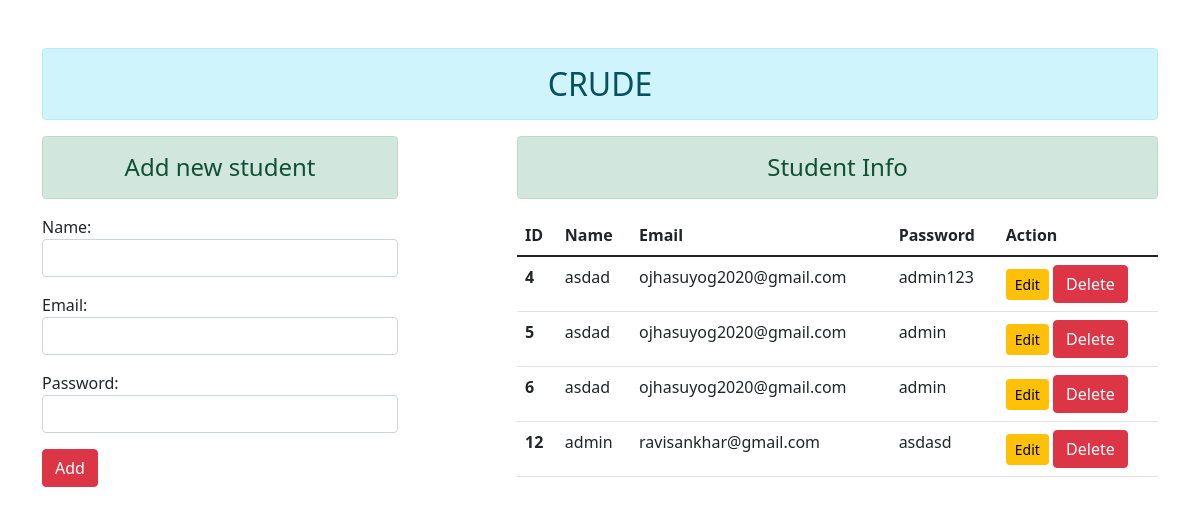
The page / on the database its author committed.
### home/models.py (models this page shows, shortened)
class User(models.Model):
    name = models.CharField(max_length=200)
    email = models.EmailField(max_length=200)
    password = models.CharField(max_length=200)

### home/views.py (the view)
# urls.py: path('', views.add_show, name='addandshow'),
def add_show(request):
    if request.method == 'POST':
        fm = StudentRegestration(request.POST)
        if fm.is_valid():
            nm = fm.cleaned_data['name']
            em = fm.cleaned_data['email']
            pw = fm.cleaned_data['password']
            reg = User(name=nm, email=em, password=pw)
            reg.save()
            fm = StudentRegestration()
    else:
        fm = StudentRegestration()
    stud = User.objects.all()
    return render(request, 'enroll/addandshow.html', {'form': fm, 'stu': stud})

### home/forms.py
class StudentRegestration(forms.ModelForm):
    class Meta:
        model = User
        fields = ['name', 'email', 'password']
        widgets = {
            'name': forms.TextInput(attrs={'class': 'form-control'}),
            'email': forms.EmailInput(attrs={'class': 'form-control'}),
            'password': forms.PasswordInput(render_value=True, attrs={'class': 'form-control'}),
        }

### home/templates/enroll/addandshow.html (shortened to what this page needs)
{% extends 'enroll/base.html' %}
{% block content %}
<div class="row">
    <div class="col-sm-4">
            <h4 class="text-center alert alert-success">Add new student</h4>
            <form method="POST" action="">
            {{form.as_p}}
            <input type="submit" class="btn btn-danger" value="Add">
            </form>
    </div>
    <div class="col-sm-7 offset-1">
        <h4 class="text-center alert alert-success">Student Info</h4>
        {% if stu %}
        <table class="table table-hover">
            <thead>
                <tr>
                    <th scope="col">ID</th>
                    <th scope="col">Name</th>
                    <th scope="col">Email</th>
                    <th scope="col">Password</th>
                    <th scope="col">Action</th>
                </tr>
            </thead>
            <tbody>
                {% for st in stu %}
                <tr>
                    <th scope="row">{{st.id}}</th>
                    <td>{{st.name}}</td>
                    <td>{{st.email}}</td>
                    <td>{{st.password}}</td>
                    <td>
                        <a href="{% url 'updatedata' st.id %}" class="btn btn-warning btn-sm">Edit</a>
                        <form action="{% url 'deletedata' st.id %}" method="POST" class="d-inline">
                            <input type="submit" class="btn btn-danger" value="Delete">
                        </form>
                    </td>
                </tr>
                {% endfor %}
            </tbody>
        </table>
        {% else %}
        <h4 <i class="text-center alert alert-warning">No Record</i>></h4>
        {% endif %}
    </div>
</div>
{% endblock content %}

### home/templates/enroll/base.html (shortened to what this page needs)
{% load static %}
<!DOCTYPE html>
<html lang="en">
<head>
    <link rel="stylesheet" href="{% static 'enroll/css/bootstrap.min.css' %}">
</head>
<body>
<div class="container mt-5">
    <h2 class="text-center alert alert-info">CRUDE</h2>
    {% block content %} {% endblock content %}
</div>
</body>
</html>

### rows shown on the page
User: id "4", name "asdad", email "ojhasuyog2020@gmail.com", password "admin123"
User: id "5", name "asdad", email "ojhasuyog2020@gmail.com", password "admin"
User: id "6", name "asdad", email "ojhasuyog2020@gmail.com", password "admin"
User: id "12", name "admin", email "ravisankhar@gmail.com", password "asdasd"
